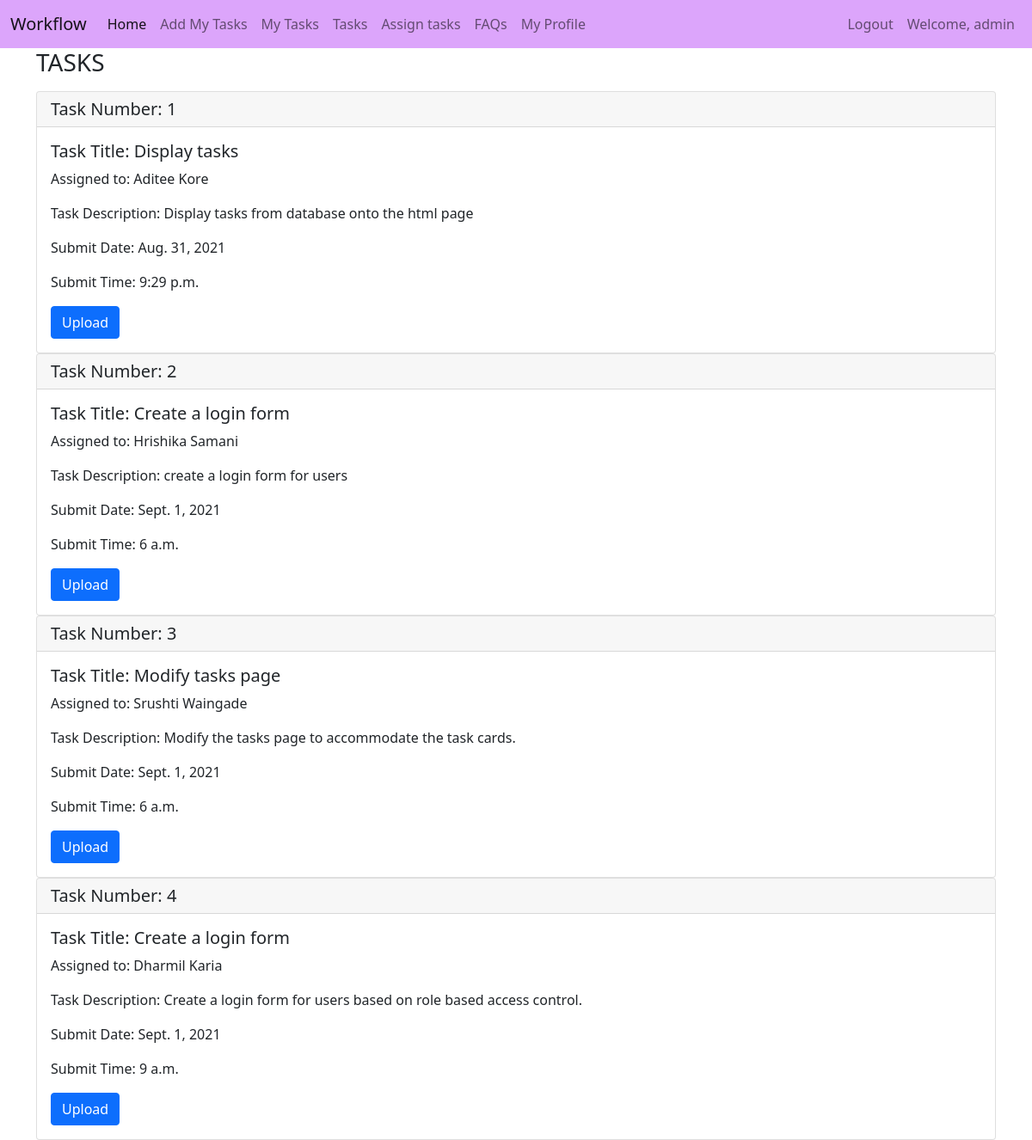
The page /tasks (signed in) on the database its author committed.
### Home/models.py (models this page shows, shortened)
class Assigned_tasks(models.Model):
    task_no = models.CharField(max_length=10)
    task_name = models.CharField(max_length=50)
    task_desc = models.CharField(max_length=700, null=True)
    assigned_to = models.CharField(max_length=50)
    submit_time = models.TimeField()
    submit_date = models.DateField(null=True)

### Home/views.py (the view)
# urls.py: path("tasks", views.tasks, name='tasks'),
@login_required(login_url='/admin/userlogin/?next=/admin/')
@staff_member_required
def tasks(request):
    task_list = Assigned_tasks.objects.all()
    return render(request, 'tasks.html', {'task_list': task_list})

### templates/tasks.html (shortened to what this page needs)
{% extends 'base.html' %}
{%block body%}
<div class='container'>
<h3>TASKS</h3>
{% for Assigned_tasks in task_list %}
<div class="card">
  <h5 class="card-header">Task Number: {{ Assigned_tasks.task_no }}</h5>
  <div class="card-body">
    <h5 class="card-title">Task Title: {{ Assigned_tasks.task_name }}</h5>
    <p class="card-text">Assigned to: {{ Assigned_tasks.assigned_to }}</p>
    <p class="card-text">Task Description: {{ Assigned_tasks.task_desc }}</p>
    <p class="card-text">Submit Date: {{ Assigned_tasks.submit_date }}</p>
    <p class="card-text">Submit Time: {{ Assigned_tasks.submit_time }}</p>
    <a href="#" class="btn btn-primary">Upload</a>
  </div>
</div>
{% endfor %}
</div>
{% endblock body%}

### templates/base.html (shortened to what this page needs)
<!DOCTYPE html>
<html lang="en">
<head>
  <link href="https://cdn.jsdelivr.net/npm/bootstrap@5.0.0/dist/css/bootstrap.min.css" rel="stylesheet"
>
</head>
<body>
  <nav class="navbar navbar-expand-lg navbar-light" style="background-color:#DCA5FB">
    <div class="container-fluid">
      <a class="navbar-brand" href="/index">Workflow</a>
      <div class="collapse navbar-collapse" id="navbarSupportedContent">
        <ul class="navbar-nav me-auto mb-2 mb-lg-0">
          <li class="nav-item">
            <a class="nav-link active" aria-current="page" href="/index">Home</a>
          </li>
          {% if user.is_authenticated %}
          <li class="nav-item">
            <a class="nav-link" href="/createmytask">Add My Tasks</a>
          </li>{% endif %}
          {% if user.is_authenticated %}
          <li class="nav-item">
            <a class="nav-link" href="/mytask">My Tasks</a>
          </li>{% endif %}
          {% if user.is_authenticated %}
          <li class="nav-item">
            <a class="nav-link" href="/tasks">Tasks</a>
          </li>{% endif %}
          </li>{% if user.is_authenticated %}
          <li class="nav-item">
            <a class="nav-link" href="/taskassign">Assign tasks</a>
          </li>{% endif %}
          <li class="nav-item">
            <a class="nav-link" href="/faq">FAQs</a>
          </li>
          <li class="nav-item">
            <a class="nav-link" href="/myprofile">My Profile</a>
          </li>
          </ul>
          <ul class="navbar-nav mr-auto">
          {% if user.is_authenticated %}
          <li class="nav-item">
            <a class="nav-link" href="/logout">Logout</a>
          </li>
          <li class="nav-item">
            <a class="nav-link" href="#">Welcome, {{user.username}} </a>
          </li>
          {% endif %}
        </ul>
      </div>
    </div>
  </nav>
 {%block body%} {%endblock body%}
</body>
</html>

### rows shown on the page
Assigned_tasks: task_no "1", task_name "Display tasks", assigned_to "Aditee Kore", task_desc "Display tasks from database onto the html page", submit_date "Aug. 31, 2021", submit_time "9:29 p.m."
Assigned_tasks: task_no "2", task_name "Create a login form", assigned_to "Hrishika Samani", task_desc "create a login form for users", submit_date "Sept. 1, 2021", submit_time "6 a.m."
Assigned_tasks: task_no "3", task_name "Modify tasks page", assigned_to "Srushti Waingade", task_desc "Modify the tasks page to accommodate the task cards.", submit_date "Sept. 1, 2021", submit_time "6 a.m."
Assigned_tasks: task_no "4", task_name "Create a login form", assigned_to "Dharmil Karia", task_desc "Create a login form for users based on role based access control.", submit_date "Sept. 1, 2021", submit_time "9 a.m."

### other values the page prints
{{ user.username }} "admin"
